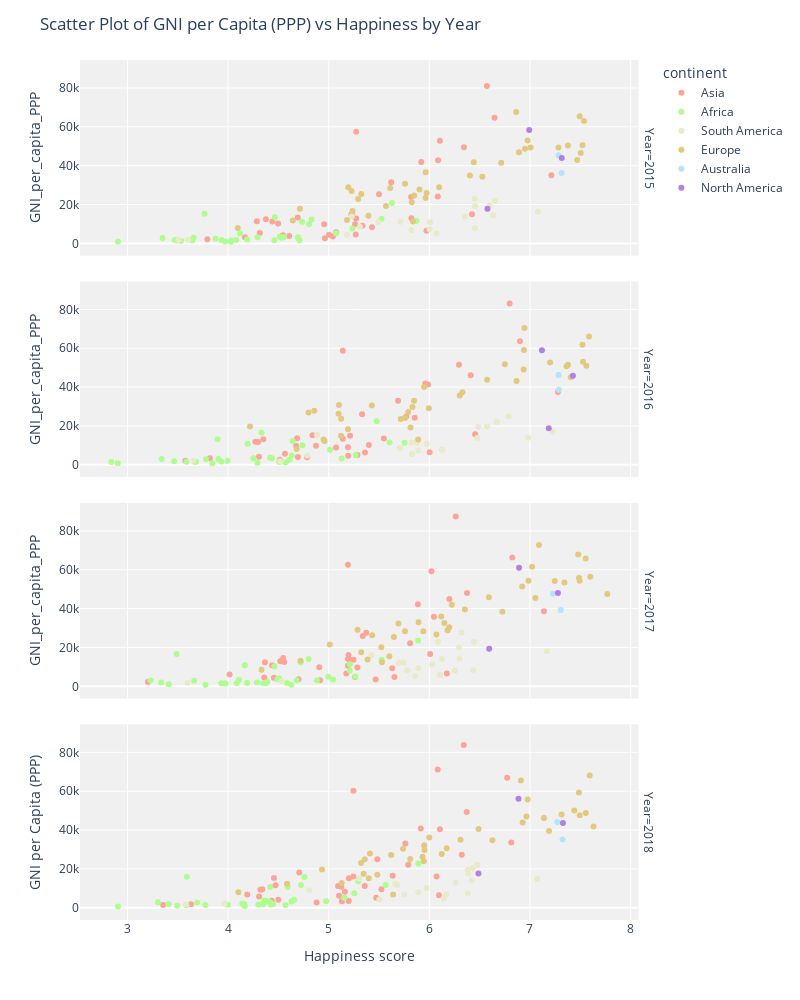

Notebook cell for this chart:
### Code cell
### Does a good education give government trust?

# This 3d Scatter Plot is multivariate and shows on the x-axis the 'Education Index', on the y-axis the 'Government Trust' and on the z-axis the 'CPI Score'. CPI stands for 'Corruption Perception Index', the lower the CPI index, the more the people believe there is corruption in their country. The size of the plot-points shows the GDP per capita. 

# The 3D scatter plot reveals interesting insights about the correlation between the Corruption Perception Index (CPI) score and other variables across countries. A positive correlation between the CPI score and variables such as Education Index and Government trust suggests that countries with higher levels of corruption tend to exhibit lower values in education, government trust, and economic prosperity. Conversely, a negative correlation indicates that countries with lower corruption levels tend to have higher education indices and greater levels of government trust. This visualization highlights the importance of addressing corruption to foster positive development in education and trust within countries. 

# The Education Index plays a significant role in shaping the relationships between various variables across countries and continents. A positive correlation between the Education Index and variables such as Government trust, GDP per capita, and possibly the Corruption Perception Index suggests that countries with higher education indices tend to exhibit greater levels of government trust and economic prosperity while combating corruption. Furthermore, the Education Index may influence the disparities observed between countries and continents. Nations with higher education indices are more likely to invest in quality education, leading to better governance, higher economic output, and potentially lower corruption levels. Thus, enhancing education systems becomes vital for promoting positive development and reducing inequality among countries and continents.

# Overall it gives the visualisation that countries with a higher inducation index tend to have more goverment trust and a higher CPI score. This is probaply because people that live in a country that is able to give a good education tend to trust the goverment more than people that don't recieved good education. # Sort the data by 'Year' column in descending order
data = data.sort_values('Year', ascending=True)

# Create a scatter plot for all available years using Plotly, with two plots per row
fig = px.scatter(data, x='happiness_score', y='GNI_per_capita_PPP', color='continent',
                 color_discrete_map=continent_colors, hover_data=['Country'], facet_row='Year')

# Set the plot title and axis labels
fig.update_layout(
    title='Scatter Plot of GNI per Capita (PPP) vs Happiness by Year',
    xaxis_title='Happiness score',
    yaxis_title='GNI per Capita (PPP)',
    height=1000,  
    width = 800,
    plot_bgcolor='rgb(240, 240, 240, 240)'
)

# Set the hover label format
fig.update_traces(hovertemplate='Country: %{customdata[0]}<br>Happines: %{x}<br>GNI per Capita (PPP): %{y}')

# Show the plot
fig.show()

### Figure 1 — Plotly figure (JSON) as saved in the notebook; plotly's stock layout.template omitted (floating-point values rounded to 4 significant figures)
{"data": [{"customdata": [["Lebanon"], ["Georgia"], ["Cyprus"], ["China"], ["China"], ["Armenia"], ["Azerbaijan"], ["Bahrain"], ["Sri Lanka"], ["Turkmenistan"], ["Uzbekistan"], ["Bangladesh"], ["Tajikistan"], ["Yemen"], ["Vietnam"], ["United Arab Emirates"], ["Turkey"], ["Afghanistan"], ["Singapore"], ["India"], ["Thailand"], ["Kazakhstan"], ["Saudi Arabia"], ["Mongolia"], ["Kyrgyzstan"], ["Iraq"], ["Israel"], ["Japan"], ["Jordan"], ["Kuwait"], ["Malaysia"], ["Cambodia"], ["Indonesia"], ["Myanmar"], ["Iran"], ["Nepal"], ["Pakistan"], ["Philippines"]], "hovertemplate": "Country: %{customdata[0]}<br>Happines: %{x}<br>GNI per Capita (PPP): %{y}", "legendgroup": "Asia", "marker": {"color": "#FAA598", "symbol": "circle"}, "mode": "markers", "name": "Asia", "orientation": "v", "showlegend": true, "type": "scatter", "x": [5.225, 4.286, 5.621, 5.273, 5.273, 4.376, 5.234, 6.087, 4.44, 5.822, 5.971, 4.608, 5.041, 3.593, 5.074, 6.648, 5.5, 3.794, 6.572, 4.315, 6.424, 5.819, 6.344, 4.955, 5.004, 4.497, 7.213, 5.92, 5.336, 6.105, 6.084, 4.168, 5.262, 4.545, 4.692, 4.962, 5.269, 5.43], "xaxis": "x4", "y": [14920, 11420, 31510, 12880, 57450, 12490, 15020, 42760, 11270, 12890, 6460, 3790, 3590, null, 5790, 64640, 25340, 2110, 81040, 5400, 15010, 23860, 49450, 9880, 4460, 10220, 35130, 41950, 9140, 52880, 24120, 3180, 9910, 4180, 13300, 2680, 4640, 8310], "yaxis": "y4"}, {"customdata": [["Sri Lanka"], ["Yemen"], ["Pakistan"], ["Turkmenistan"], ["Georgia"], ["Myanmar"], ["Nepal"], ["Philippines"], ["Mongolia"], ["Bahrain"], ["Saudi Arabia"], ["Armenia"], ["Azerbaijan"], ["India"], ["Indonesia"], ["Kyrgyzstan"], ["Malaysia"], ["Tajikistan"], ["Bangladesh"], ["Vietnam"], ["Kazakhstan"], ["Jordan"], ["Israel"], ["Kuwait"], ["Japan"], ["Singapore"], ["Lebanon"], ["Thailand"], ["China"], ["Iran"], ["Turkey"], ["Cambodia"], ["Cyprus"], ["China"], ["Uzbekistan"], ["United Arab Emirates"], ["Iraq"], ["Afghanistan"]], "hovertemplate": "Country: %{customdata[0]}<br>Happines: %{x}<br>GNI per Capita (PPP): %{y}", "legendgroup": "Asia", "marker": {"color": "#FAA598", "symbol": "circle"}, "mode": "markers", "name": "Asia", "orientation": "v", "showlegend": false, "type": "scatter", "x": [4.271, 4.077, 5.194, 5.548, 4.297, 4.307, 4.514, 5.073, 4.874, 5.96, 6.411, 4.35, 5.212, 4.565, 5.399, 5.286, 5.77, 4.786, 4.694, 5.36, 5.855, 5.192, 7.278, 6.295, 5.987, 6.798, 4.839, 6.455, 5.14, 4.686, 5.332, 3.819, 5.689, 5.14, 6.003, 6.901, 4.677, 3.575], "xaxis": "x3", "y": [11900, null, 4680, 13500, 11760, 4220, 2620, 8870, 9860, 41860, 46110, 13160, 14920, 5760, 10160, 5020, 24840, 3900, 4070, 6300, 24280, 9120, 37500, 51550, 41350, 83020, 15250, 15800, 58670, 13650, 26050, 3450, 33000, 13400, 6530, 63670, 9720, 2140], "yaxis": "y3"}, {"customdata": [["Thailand"], ["Lebanon"], ["Myanmar"], ["Israel"], ["Kazakhstan"], ["Sri Lanka"], ["Kyrgyzstan"], ["Vietnam"], ["Japan"], ["Jordan"], ["India"], ["Indonesia"], ["Singapore"], ["Turkey"], ["Iran"], ["Pakistan"], ["Iraq"], ["Mongolia"], ["Nepal"], ["Armenia"], ["Turkmenistan"], ["Kuwait"], ["Philippines"], ["Bahrain"], ["Azerbaijan"], ["Cambodia"], ["Tajikistan"], ["Georgia"], ["Uzbekistan"], ["Malaysia"], ["United Arab Emirates"], ["Saudi Arabia"], ["Yemen"], ["Cyprus"], ["China"], ["China"], ["Bangladesh"], ["Afghanistan"]], "hovertemplate": "Country: %{customdata[0]}<br>Happines: %{x}<br>GNI per Capita (PPP): %{y}", "legendgroup": "Asia", "marker": {"color": "#FAA598", "symbol": "circle"}, "mode": "markers", "name": "Asia", "orientation": "v", "showlegend": false, "type": "scatter", "x": [6.008, 5.197, 4.36, 7.139, 5.809, 4.366, 5.261, 5.175, 5.886, 4.906, 4.015, 5.192, 6.262, 5.373, 4.548, 5.653, 4.437, 5.285, 4.913, 4.559, 5.247, 6.021, 5.631, 6.199, 5.208, 4.7, 5.467, 4.519, 6.174, 5.339, 6.825, 6.375, 3.38, 6.046, 5.191, 5.191, 4.456, 3.203], "xaxis": "x2", "y": [16610, 16070, 4480, 38570, 22160, 12340, 4800, 6620, 42290, 9790, 6120, 10580, 87440, 27570, 14560, 4820, 10850, 9720, 3140, 12540, 13620, 59260, 9320, 44980, 13510, 3680, 3560, 12910, 6650, 25900, 66290, 48040, null, 35750, 62530, 14140, 4340, 2210], "yaxis": "y2"}, {"customdata": [["United Arab Emirates"], ["Georgia"], ["Malaysia"], ["Lebanon"], ["Pakistan"], ["Philippines"], ["Turkmenistan"], ["India"], ["Turkey"], ["Iran"], ["Iraq"], ["Israel"], ["China"], ["Japan"], ["Jordan"], ["Kazakhstan"], ["Kuwait"], ["Thailand"], ["Kyrgyzstan"], ["Cyprus"], ["Indonesia"], ["Azerbaijan"], ["Uzbekistan"], ["Bangladesh"], ["Vietnam"], ["Cambodia"], ["Afghanistan"], ["Bahrain"], ["Yemen"], ["Sri Lanka"], ["Saudi Arabia"], ["Singapore"], ["China"], ["Tajikistan"], ["Mongolia"], ["Myanmar"], ["Nepal"], ["Armenia"]], "hovertemplate": "Country: %{customdata[0]}<br>Happines: %{x}<br>GNI per Capita (PPP): %{y}", "legendgroup": "Asia", "marker": {"color": "#FAA598", "symbol": "circle"}, "mode": "markers", "name": "Asia", "orientation": "v", "showlegend": false, "type": "scatter", "x": [6.774, 4.34, 6.322, 5.358, 5.472, 5.524, 5.636, 4.19, 5.483, 4.707, 4.456, 6.814, 5.246, 5.915, 5.161, 5.79, 6.083, 6.072, 5.131, 5.762, 5.093, 5.201, 6.096, 4.5, 5.103, 4.433, 3.632, 6.105, 3.355, 4.471, 6.371, 6.343, 5.246, 5.199, 5.125, 4.308, 4.88, 4.321], "xaxis": "x", "y": [66910.0, 9570.0, 27230.0, 11140.0, 5190.0, 9540.0, 16410.0, 6829.0, 24910.0, 18170.0, 15360.0, 33650.0, 16130.0, 40800.0, 8268.0, 22170.0, 71160.0, 16130.0, 3317.0, 33100.0, 11260.0, 15240.0, 6462.0, 4057.0, 6220.0, 3597.0, 1746.0, 40400.0, 1433.0, 11610.0, 49340.0, 83790.0, 60220.0, 3482.0, 10780.0, 5764.0, 2748.0, 9277.0], "yaxis": "y"}, {"customdata": [["Egypt"], ["Ethiopia"], ["Gabon"], ["Ghana"], ["Algeria"], ["Zimbabwe"], ["Tanzania"], ["Tunisia"], ["South Africa"], ["Uganda"], ["Togo"], ["Zambia"], ["Sierra Leone"], ["Benin"], ["Rwanda"], ["Senegal"], ["Kenya"], ["Mauritius"], ["Liberia"], ["Libya"], ["Madagascar"], ["Malawi"], ["Mali"], ["Mauritania"], ["Botswana"], ["Burkina Faso"], ["Burundi"], ["Cameroon"], ["Nigeria"], ["Chad"], ["Niger"], ["Morocco"]], "hovertemplate": "Country: %{customdata[0]}<br>Happines: %{x}<br>GNI per Capita (PPP): %{y}", "legendgroup": "Africa", "marker": {"color": "#AEFD8E", "symbol": "circle"}, "mode": "markers", "name": "Africa", "orientation": "v", "showlegend": true, "type": "scatter", "x": [4.735, 4.46, 4.465, 4.12, 5.872, 3.875, 3.349, 4.805, 4.829, 4.081, 3.495, 4.514, 4.709, 3.657, 3.471, 4.535, 4.553, 5.629, 3.533, 5.525, 3.644, 3.97, 4.19, 4.292, 3.766, 4.032, 2.905, 4.695, 5.074, 3.936, 4.028, 5.235], "xaxis": "x4", "y": [11160, 1650, 13480, 5050, 11700, 2410, 2740, 9890, 12240, 1750, 1440, 3370, 1570, 2860, 1710, 2910, 3330, 20860, 1180, 12740, 1500, 990, 1990, 3160, 15310, 1460, 840, 3210, 5280, 1760, 840, 7670], "yaxis": "y4"}, {"customdata": [["Nigeria"], ["Zambia"], ["Niger"], ["Mauritius"], ["Ghana"], ["Burundi"], ["Uganda"], ["Burkina Faso"], ["Algeria"], ["Morocco"], ["Zimbabwe"], ["Senegal"], ["Sierra Leone"], ["South Africa"], ["Rwanda"], ["Libya"], ["Tanzania"], ["Madagascar"], ["Malawi"], ["Mali"], ["Mauritania"], ["Benin"], ["Botswana"], ["Kenya"], ["Togo"], ["Liberia"], ["Tunisia"], ["Gabon"], ["Chad"], ["Egypt"], ["Ethiopia"], ["Cameroon"]], "hovertemplate": "Country: %{customdata[0]}<br>Happines: %{x}<br>GNI per Capita (PPP): %{y}", "legendgroup": "Africa", "marker": {"color": "#AEFD8E", "symbol": "circle"}, "mode": "markers", "name": "Africa", "orientation": "v", "showlegend": false, "type": "scatter", "x": [5.268, 5.129, 3.845, 5.477, 4.633, 2.905, 3.931, 3.587, 5.605, 5.013, 4.61, 3.904, 4.507, 4.642, 3.465, 5.754, 3.781, 3.681, 4.292, 3.995, 4.436, 3.34, 4.332, 4.419, 2.839, 4.571, 4.739, 3.896, 3.667, 4.194, 4.512, 4.252], "xaxis": "x3", "y": [5120, 3330, 820, 22390, 4800, 800, 1690, 1550, 11520, 7730, 2570, 3000, 1420, 12240, 1790, 11430, 2860, 1550, 1020, 2130, 3350, 2980, 16600, 3620, 1470, 1260, 10070, 13180, 1630, 10850, 1870, 3350], "yaxis": "y3"}, {"customdata": [["Libya"], ["Morocco"], ["Botswana"], ["Senegal"], ["Tunisia"], ["Benin"], ["Niger"], ["Tanzania"], ["Togo"], ["Madagascar"], ["Mauritius"], ["Zambia"], ["Malawi"], ["Kenya"], ["Nigeria"], ["Ghana"], ["Burundi"], ["Uganda"], ["Burkina Faso"], ["Ethiopia"], ["South Africa"], ["Mali"], ["Gabon"], ["Algeria"], ["Liberia"], ["Egypt"], ["Rwanda"], ["Cameroon"], ["Chad"], ["Sierra Leone"], ["Zimbabwe"], ["Mauritania"]], "hovertemplate": "Country: %{customdata[0]}<br>Happines: %{x}<br>GNI per Capita (PPP): %{y}", "legendgroup": "Africa", "marker": {"color": "#AEFD8E", "symbol": "circle"}, "mode": "markers", "name": "Africa", "orientation": "v", "showlegend": false, "type": "scatter", "x": [5.525, 5.208, 3.488, 4.681, 4.461, 4.883, 4.628, 3.231, 4.085, 3.933, 5.888, 4.107, 3.41, 4.509, 5.265, 4.996, 3.775, 4.189, 4.587, 4.286, 4.722, 4.39, 4.799, 5.211, 3.975, 4.166, 3.334, 5.044, 4.35, 4.374, 3.663, 4.49], "xaxis": "x2", "y": [13690, 8110, 16680, 3140, 10280, 3010, 830, 3020, 1520, 1540, 23560, 3330, 1030, 4000, 5030, 4860, 770, 1710, 1730, 2010, 12320, 2180, 14060, 11370, 1380, 10800, 1910, 3490, 1570, 1590, 2860, 3610], "yaxis": "y2"}, {"customdata": [["Egypt"], ["Ethiopia"], ["Gabon"], ["Ghana"], ["Liberia"], ["Nigeria"], ["South Africa"], ["Togo"], ["Kenya"], ["Uganda"], ["Rwanda"], ["Burundi"], ["Botswana"], ["Cameroon"], ["Chad"], ["Zambia"], ["Algeria"], ["Tunisia"], ["Burkina Faso"], ["Benin"], ["Senegal"], ["Sierra Leone"], ["Niger"], ["Libya"], ["Tanzania"], ["Madagascar"], ["Malawi"], ["Mali"], ["Mauritania"], ["Mauritius"], ["Morocco"], ["Zimbabwe"]], "hovertemplate": "Country: %{customdata[0]}<br>Happines: %{x}<br>GNI per Capita (PPP): %{y}", "legendgroup": "Africa", "marker": {"color": "#AEFD8E", "symbol": "circle"}, "mode": "markers", "name": "Africa", "orientation": "v", "showlegend": false, "type": "scatter", "x": [4.419, 4.35, 4.758, 4.657, 3.495, 5.155, 4.724, 3.999, 4.41, 4.161, 3.408, 2.905, 3.59, 4.975, 4.301, 4.377, 5.295, 4.592, 4.424, 4.141, 4.631, 4.571, 4.166, 5.566, 3.303, 3.774, 3.587, 4.447, 4.356, 5.891, 5.254, 3.692], "xaxis": "x", "y": [10740.0, 1782.0, 15790.0, 4099.0, 1040.0, 5086.0, 11760.0, 1593.0, 3052.0, 1752.0, 1959.0, 659.7, 15950.0, 3291.0, 1716.0, 3582.0, 13640.0, 10680.0, 1705.0, 2135.0, 3256.0, 1381.0, 912.0, 11680.0, 2805.0, 1404.0, 1159.0, 1965.0, 3746.0, 22720.0, 7480.0, 2661.0], "yaxis": "y"}, {"customdata": [["El Salvador"], ["Guatemala"], ["Guinea"], ["Honduras"], ["Chile"], ["Argentina"], ["Dominican Republic"], ["Ecuador"], ["Uruguay"], ["Venezuela"], ["Costa Rica"], ["Colombia"], ["Haiti"], ["Jamaica"], ["Bolivia"], ["Brazil"], ["Panama"], ["Nicaragua"], ["Paraguay"], ["Peru"]], "hovertemplate": "Country: %{customdata[0]}<br>Happines: %{x}<br>GNI per Capita (PPP): %{y}", "legendgroup": "South America", "marker": {"color": "#E8EAC8", "symbol": "circle"}, "mode": "markers", "name": "South America", "orientation": "v", "showlegend": true, "type": "scatter", "x": [6.003, 6.454, 3.507, 5.181, 6.652, 6.599, 5.23, 6.008, 6.454, 5.25, 7.079, 6.357, 3.603, 5.311, 5.823, 6.635, 6.452, 6.071, 5.493, 5.715], "xaxis": "x4", "y": [7240, 7830, 1790, 4490, 22010, 19650, 14130, 10870, 19310, null, 16310, 13700, 1710, 8520, 6890, 14470, 22810, 5150, 11040, 11180], "yaxis": "y4"}, {"customdata": [["Nicaragua"], ["Panama"], ["Guatemala"], ["Guinea"], ["Haiti"], ["Honduras"], ["Brazil"], ["Argentina"], ["Uruguay"], ["Peru"], ["Paraguay"], ["Jamaica"], ["Dominican Republic"], ["Colombia"], ["Chile"], ["Costa Rica"], ["El Salvador"], ["Bolivia"], ["Venezuela"], ["Ecuador"]], "hovertemplate": "Country: %{customdata[0]}<br>Happines: %{x}<br>GNI per Capita (PPP): %{y}", "legendgroup": "South America", "marker": {"color": "#E8EAC8", "symbol": "circle"}, "mode": "markers", "name": "South America", "orientation": "v", "showlegend": false, "type": "scatter", "x": [5.828, 6.786, 6.123, 3.656, 4.518, 4.788, 6.983, 6.574, 6.485, 5.824, 5.878, 5.709, 4.885, 6.477, 6.67, 7.226, 6.13, 5.89, 6.81, 5.975], "xaxis": "x3", "y": [5540, 25080, 7910, 2050, 1770, 4790, 13950, 19710, 19650, 11510, 11540, 8800, 15420, 13800, 22080, 17230, 7620, 7360, null, 10830], "yaxis": "y3"}, {"customdata": [["Venezuela"], ["Jamaica"], ["Nicaragua"], ["Honduras"], ["Guinea"], ["Paraguay"], ["Bolivia"], ["Brazil"], ["Panama"], ["Dominican Republic"], ["Guatemala"], ["Peru"], ["Argentina"], ["Ecuador"], ["El Salvador"], ["Haiti"], ["Uruguay"], ["Colombia"], ["Chile"], ["Costa Rica"]], "hovertemplate": "Country: %{customdata[0]}<br>Happines: %{x}<br>GNI per Capita (PPP): %{y}", "legendgroup": "South America", "marker": {"color": "#E8EAC8", "symbol": "circle"}, "mode": "markers", "name": "South America", "orientation": "v", "showlegend": false, "type": "scatter", "x": [4.707, 5.89, 6.105, 5.86, 4.534, 5.743, 5.779, 6.3, 6.321, 5.425, 6.436, 5.697, 6.086, 6.028, 6.253, 3.597, 6.293, 6.125, 6.444, 7.167], "xaxis": "x2", "y": [null, 9320, 5850, 5220, 2410, 12210, 8190, 14250, 27640, 15940, 8200, 11930, 22960, 11350, 7970, 1770, 20060, 14050, 22750, 18040], "yaxis": "y2"}, {"customdata": [["Ecuador"], ["El Salvador"], ["Dominican Republic"], ["Nicaragua"], ["Panama"], ["Paraguay"], ["Peru"], ["Haiti"], ["Honduras"], ["Jamaica"], ["Guinea"], ["Guatemala"], ["Colombia"], ["Costa Rica"], ["Brazil"], ["Bolivia"], ["Venezuela"], ["Uruguay"], ["Argentina"], ["Chile"]], "hovertemplate": "Country: %{customdata[0]}<br>Happines: %{x}<br>GNI per Capita (PPP): %{y}", "legendgroup": "South America", "marker": {"color": "#E8EAC8", "symbol": "circle"}, "mode": "markers", "name": "South America", "orientation": "v", "showlegend": false, "type": "scatter", "x": [5.973, 6.167, 5.302, 6.141, 6.43, 5.681, 5.663, 3.582, 5.504, 5.89, 3.964, 6.382, 6.26, 7.072, 6.419, 5.752, 4.806, 6.379, 6.388, 6.476], "xaxis": "x", "y": [10140.0, 6973.0, 15070.0, 4790.0, 20450.0, 11720.0, 12320.0, 1665.0, 4258.0, 7932.0, 2211, 7378.0, 12900.0, 14790.0, 14070.0, 6849.0, 9070.0, 19430.0, 17610.0, 21970.0], "yaxis": "y"}, {"customdata": [["Estonia"], ["Finland"], ["France"], ["Germany"], ["Greece"], ["Hungary"], ["Belgium"], ["Albania"], ["Austria"], ["Belarus"], ["Croatia"], ["Spain"], ["United Kingdom"], ["Switzerland"], ["Slovakia"], ["Slovenia"], ["Sweden"], ["Ukraine"], ["Serbia"], ["Moldova"], ["Ireland"], ["Italy"], ["Romania"], ["Latvia"], ["Lithuania"], ["Luxembourg"], ["Denmark"], ["Russia"], ["Malta"], ["Portugal"], ["Bosnia and Herzegovina"], ["Bulgaria"], ["Iceland"], ["Montenegro"], ["Poland"], ["Netherlands"], ["Norway"]], "hovertemplate": "Country: %{customdata[0]}<br>Happines: %{x}<br>GNI per Capita (PPP): %{y}", "legendgroup": "Europe", "marker": {"color": "#E3C97F", "symbol": "circle"}, "mode": "markers", "name": "Europe", "orientation": "v", "showlegend": true, "type": "scatter", "x": [5.611, 7.469, 6.442, 6.951, 5.227, 5.324, 6.891, 4.644, 7.006, 5.569, 5.293, 6.403, 6.714, 7.494, 6.098, 5.758, 7.284, 4.096, 5.395, 5.838, 6.977, 5.964, 5.825, 5.85, 5.902, 6.863, 7.522, 5.963, 6.527, 5.195, 5.182, 4.714, 7.504, 5.237, 5.973, 7.377, 7.537], "xaxis": "x4", "y": [28570, 42950, 41740, 48770, 26940, 25460, 46870, 11800, 49390, 19260, 22870, 34900, 41550, 65450, 28950, 30660, 49420, 7880, 14230, 11290, 52990, 36650, 21130, 24690, 27780, 67590, 50560, 23420, 34280, 28870, 12100, 17820, 46480, 16700, 25880, 50340, 63030], "yaxis": "y4"}, {"customdata": [["Austria"], ["Spain"], ["Latvia"], ["Bulgaria"], ["Norway"], ["Montenegro"], ["Germany"], ["Greece"], ["Hungary"], ["Iceland"], ["Portugal"], ["Poland"], ["Moldova"], ["Switzerland"], ["Slovenia"], ["Romania"], ["Slovakia"], ["Russia"], ["Albania"], ["Serbia"], ["Netherlands"], ["Ukraine"], ["Sweden"], ["Lithuania"], ["Luxembourg"], ["Belgium"], ["Belarus"], ["Estonia"], ["Italy"], ["Bosnia and Herzegovina"], ["Denmark"], ["Malta"], ["Ireland"], ["France"], ["Croatia"], ["Finland"], ["United Kingdom"]], "hovertemplate": "Country: %{customdata[0]}<br>Happines: %{x}<br>GNI per Capita (PPP): %{y}", "legendgroup": "Europe", "marker": {"color": "#E3C97F", "symbol": "circle"}, "mode": "markers", "name": "Europe", "orientation": "v", "showlegend": false, "type": "scatter", "x": [7.2, 6.329, 5.098, 4.218, 7.522, 5.192, 6.75, 4.857, 4.8, 7.561, 5.102, 5.791, 5.889, 7.587, 5.848, 5.124, 5.995, 5.716, 4.959, 5.123, 7.378, 4.681, 7.364, 5.833, 6.946, 6.937, 5.813, 5.429, 5.948, 4.949, 7.527, 6.302, 6.94, 6.575, 5.759, 7.406, 6.867], "xaxis": "x3", "y": [52630, 37370, 26340, 19760, 61840, 18360, 51810, 27820, 26990, 50990, 30840, 27170, 13060, 66080, 33010, 23680, 29160, 23570, 12270, 14960, 51510, 8210, 50780, 29790, 70450, 49090, 19280, 30510, 40030, 13090, 53110, 35720, 59070, 43830, 24130, 45150, 43100], "yaxis": "y3"}, {"customdata": [["Latvia"], ["Bosnia and Herzegovina"], ["Belgium"], ["Lithuania"], ["Italy"], ["Norway"], ["Ireland"], ["Iceland"], ["Bulgaria"], ["Hungary"], ["Luxembourg"], ["Montenegro"], ["Sweden"], ["Austria"], ["Netherlands"], ["Slovakia"], ["Spain"], ["Moldova"], ["Poland"], ["Belarus"], ["Albania"], ["Germany"], ["Portugal"], ["Ukraine"], ["France"], ["Slovenia"], ["Finland"], ["Romania"], ["Switzerland"], ["Greece"], ["Russia"], ["United Kingdom"], ["Malta"], ["Estonia"], ["Denmark"], ["Serbia"], ["Croatia"]], "hovertemplate": "Country: %{customdata[0]}<br>Happines: %{x}<br>GNI per Capita (PPP): %{y}", "legendgroup": "Europe", "marker": {"color": "#E3C97F", "symbol": "circle"}, "mode": "markers", "name": "Europe", "orientation": "v", "showlegend": false, "type": "scatter", "x": [5.94, 5.386, 6.923, 6.149, 6.223, 7.554, 7.021, 7.494, 5.011, 5.758, 7.09, 5.523, 7.343, 7.246, 7.488, 6.198, 6.354, 5.529, 6.182, 5.323, 4.719, 6.985, 5.693, 4.332, 6.592, 6.118, 7.769, 6.07, 7.48, 5.287, 5.648, 7.054, 6.726, 5.893, 7.6, 5.603, 5.432], "xaxis": "x2", "y": [28360, 13790, 51320, 32560, 42010, 65730, 61590, 54380, 21460, 28340, 72750, 20110, 53490, 54150, 55770, 30410, 39570, 12320, 28900, 17580, 13130, 54370, 32310, 8460, 45850, 35990, 47480, 26620, 67890, 29150, 25380, 45430, 38370, 32930, 56360, 15510, 26310], "yaxis": "y2"}, {"customdata": [["Finland"], ["Ukraine"], ["Slovenia"], ["France"], ["Germany"], ["Poland"], ["Portugal"], ["Spain"], ["Norway"], ["Estonia"], ["Latvia"], ["Romania"], ["Hungary"], ["Iceland"], ["Ireland"], ["Italy"], ["United Kingdom"], ["Greece"], ["Croatia"], ["Russia"], ["Belgium"], ["Bosnia and Herzegovina"], ["Austria"], ["Bulgaria"], ["Albania"], ["Belarus"], ["Denmark"], ["Serbia"], ["Netherlands"], ["Lithuania"], ["Luxembourg"], ["Malta"], ["Switzerland"], ["Moldova"], ["Sweden"], ["Montenegro"], ["Slovakia"]], "hovertemplate": "Country: %{customdata[0]}<br>Happines: %{x}<br>GNI per Capita (PPP): %{y}", "legendgroup": "Europe", "marker": {"color": "#E3C97F", "symbol": "circle"}, "mode": "markers", "name": "Europe", "orientation": "v", "showlegend": false, "type": "scatter", "x": [7.632, 4.103, 5.948, 6.489, 6.965, 6.123, 5.41, 6.31, 7.594, 5.739, 5.933, 5.945, 5.62, 7.495, 6.977, 6, 7.19, 5.358, 5.321, 5.81, 6.927, 5.129, 7.139, 4.933, 4.586, 5.483, 7.555, 5.398, 7.441, 5.952, 6.91, 6.627, 7.487, 5.64, 7.314, 5.347, 6.173], "xaxis": "x", "y": [41780.0, 7994.0, 32140.0, 40510.0, 46950.0, 27630.0, 27940.0, 35040.0, 68060.0, 30380.0, 26300.0, 23910.0, 27140.0, 47570.0, 55660.0, 36140.0, 39510.0, 24910.0, 23060.0, 25040.0, 43820.0, 12690.0, 46230.0, 19650.0, 12300.0, 17040.0, 48840.0, 15220.0, 50010.0, 29780.0, 65540.0, 34800.0, 59370.0, 6833.0, 47960.0, 17510.0, 30670.0], "yaxis": "y"}, {"customdata": [["Australia"], ["New Zealand"]], "hovertemplate": "Country: %{customdata[0]}<br>Happines: %{x}<br>GNI per Capita (PPP): %{y}", "legendgroup": "Australia", "marker": {"color": "#B2E4FA", "symbol": "circle"}, "mode": "markers", "name": "Australia", "orientation": "v", "showlegend": true, "type": "scatter", "x": [7.284, 7.314], "xaxis": "x4", "y": [45330, 36210], "yaxis": "y4"}, {"customdata": [["Australia"], ["New Zealand"]], "hovertemplate": "Country: %{customdata[0]}<br>Happines: %{x}<br>GNI per Capita (PPP): %{y}", "legendgroup": "Australia", "marker": {"color": "#B2E4FA", "symbol": "circle"}, "mode": "markers", "name": "Australia", "orientation": "v", "showlegend": false, "type": "scatter", "x": [7.284, 7.286], "xaxis": "x3", "y": [46230, 38630], "yaxis": "y3"}, {"customdata": [["New Zealand"], ["Australia"]], "hovertemplate": "Country: %{customdata[0]}<br>Happines: %{x}<br>GNI per Capita (PPP): %{y}", "legendgroup": "Australia", "marker": {"color": "#B2E4FA", "symbol": "circle"}, "mode": "markers", "name": "Australia", "orientation": "v", "showlegend": false, "type": "scatter", "x": [7.307, 7.228], "xaxis": "x2", "y": [39330, 47580], "yaxis": "y2"}, {"customdata": [["Australia"], ["New Zealand"]], "hovertemplate": "Country: %{customdata[0]}<br>Happines: %{x}<br>GNI per Capita (PPP): %{y}", "legendgroup": "Australia", "marker": {"color": "#B2E4FA", "symbol": "circle"}, "mode": "markers", "name": "Australia", "orientation": "v", "showlegend": false, "type": "scatter", "x": [7.272, 7.324], "xaxis": "x", "y": [44100.0, 35110.0], "yaxis": "y"}, {"customdata": [["United States"], ["Mexico"], ["Canada"]], "hovertemplate": "Country: %{customdata[0]}<br>Happines: %{x}<br>GNI per Capita (PPP): %{y}", "legendgroup": "North America", "marker": {"color": "#B47FE3", "symbol": "circle"}, "mode": "markers", "name": "North America", "orientation": "v", "showlegend": true, "type": "scatter", "x": [6.993, 6.578, 7.316], "xaxis": "x4", "y": [58340, 17830, 43990], "yaxis": "y4"}, {"customdata": [["Mexico"], ["United States"], ["Canada"]], "hovertemplate": "Country: %{customdata[0]}<br>Happines: %{x}<br>GNI per Capita (PPP): %{y}", "legendgroup": "North America", "marker": {"color": "#B47FE3", "symbol": "circle"}, "mode": "markers", "name": "North America", "orientation": "v", "showlegend": false, "type": "scatter", "x": [7.187, 7.119, 7.427], "xaxis": "x3", "y": [18810, 58970, 45910], "yaxis": "y3"}, {"customdata": [["Mexico"], ["Canada"], ["United States"]], "hovertemplate": "Country: %{customdata[0]}<br>Happines: %{x}<br>GNI per Capita (PPP): %{y}", "legendgroup": "North America", "marker": {"color": "#B47FE3", "symbol": "circle"}, "mode": "markers", "name": "North America", "orientation": "v", "showlegend": false, "type": "scatter", "x": [6.595, 7.278, 6.892], "xaxis": "x2", "y": [19300, 48070, 61020], "yaxis": "y2"}, {"customdata": [["United States"], ["Canada"], ["Mexico"]], "hovertemplate": "Country: %{customdata[0]}<br>Happines: %{x}<br>GNI per Capita (PPP): %{y}", "legendgroup": "North America", "marker": {"color": "#B47FE3", "symbol": "circle"}, "mode": "markers", "name": "North America", "orientation": "v", "showlegend": false, "type": "scatter", "x": [6.886, 7.328, 6.488], "xaxis": "x", "y": [56140.0, 43600.0, 17630.0], "yaxis": "y"}], "layout": {"annotations": [{"font": {}, "showarrow": false, "text": "Year=2018", "textangle": 90, "x": 0.98, "xanchor": "left", "xref": "paper", "y": 0.1138, "yanchor": "middle", "yref": "paper"}, {"font": {}, "showarrow": false, "text": "Year=2017", "textangle": 90, "x": 0.98, "xanchor": "left", "xref": "paper", "y": 0.3712, "yanchor": "middle", "yref": "paper"}, {"font": {}, "showarrow": false, "text": "Year=2016", "textangle": 90, "x": 0.98, "xanchor": "left", "xref": "paper", "y": 0.6288, "yanchor": "middle", "yref": "paper"}, {"font": {}, "showarrow": false, "text": "Year=2015", "textangle": 90, "x": 0.98, "xanchor": "left", "xref": "paper", "y": 0.8862, "yanchor": "middle", "yref": "paper"}], "height": 1000, "legend": {"title": {"text": "continent"}, "tracegroupgap": 0}, "margin": {"t": 60}, "plot_bgcolor": "rgb(240, 240, 240, 240)", "title": {"text": "Scatter Plot of GNI per Capita (PPP) vs Happiness by Year"}, "width": 800, "xaxis": {"anchor": "y", "domain": [0, 0.98], "title": {"text": "Happiness score"}}, "xaxis2": {"anchor": "y2", "domain": [0, 0.98], "matches": "x", "showticklabels": false}, "xaxis3": {"anchor": "y3", "domain": [0, 0.98], "matches": "x", "showticklabels": false}, "xaxis4": {"anchor": "y4", "domain": [0, 0.98], "matches": "x", "showticklabels": false}, "yaxis": {"anchor": "x", "domain": [0, 0.2275], "title": {"text": "GNI per Capita (PPP)"}}, "yaxis2": {"anchor": "x2", "domain": [0.2575, 0.485], "matches": "y", "title": {"text": "GNI_per_capita_PPP"}}, "yaxis3": {"anchor": "x3", "domain": [0.515, 0.7425], "matches": "y", "title": {"text": "GNI_per_capita_PPP"}}, "yaxis4": {"anchor": "x4", "domain": [0.7725, 1], "matches": "y", "title": {"text": "GNI_per_capita_PPP"}}}}
